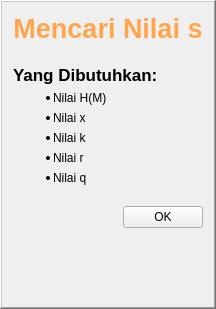
          <widget class="QFrame" name="frame_input">
           <property name="maximumSize">
            <size>
             <width>280</width>
             <height>16777215</height>
            </size>
           </property>
           <property name="frameShape">
            <enum>QFrame::WinPanel</enum>
           </property>
           <property name="frameShadow">
            <enum>QFrame::Raised</enum>
           </property>
           <layout class="QGridLayout" name="gridLayout_2">
            <item row="0" column="0">
             <layout class="QVBoxLayout" name="verticalLayout_7">
              <item>
               <widget class="QLabel" name="label_judul">
                <property name="font">
                 <font>
                  <pointsize>20</pointsize>
                  <weight>75</weight>
                  <italic>false</italic>
                  <bold>true</bold>
                  <underline>false</underline>
                 </font>
                </property>
                <property name="styleSheet">
                 <string notr="true">color: rgb(255, 166, 77);</string>
                </property>
                <property name="text">
                 <string>Mencari Nilai s</string>
                </property>
                <property name="alignment">
                 <set>Qt::AlignCenter</set>
                </property>
                <property name="wordWrap">
                 <bool>true</bool>
                </property>
                <property name="margin">
                 <number>10</number>
                </property>
               </widget>
              </item>
              <item>
               <layout class="QVBoxLayout" name="verticalLayout_8">
                <property name="leftMargin">
                 <number>0</number>
                </property>
                <property name="topMargin">
                 <number>15</number>
                </property>
                <property name="rightMargin">
                 <number>0</number>
                </property>
                <item>
                 <widget class="QLabel" name="label_30">
                  <property name="font">
                   <font>
                    <pointsize>13</pointsize>
                    <weight>75</weight>
                    <bold>true</bold>
                   </font>
                  </property>
                  <property name="text">
                   <string>Yang Dibutuhkan:</string>
                  </property>
                 </widget>
                </item>
                <item>
                 <widget class="QLabel" name="label">
                  <property name="text">
                   <string>&lt;html&gt;&lt;head/&gt;&lt;body&gt;&lt;ul style=&quot;margin-top: 0px; margin-bottom: 0px; margin-left: 0px; margin-right: 0px; -qt-list-indent: 1;&quot;&gt;&lt;li style=&quot; margin-top:12px; margin-bottom:12px; margin-left:0px; margin-right:0px; -qt-block-indent:0; text-indent:0px;&quot;&gt;Nilai H(M)&lt;/li&gt;&lt;/ul&gt;&lt;/body&gt;&lt;/html&gt;</string>
                  </property>
                 </widget>
                </item>
                <item>
                 <widget class="QLabel" name="label_33">
                  <property name="text">
                   <string>&lt;html&gt;&lt;head/&gt;&lt;body&gt;&lt;ul style=&quot;margin-top: 0px; margin-bottom: 0px; margin-left: 0px; margin-right: 0px; -qt-list-indent: 1;&quot;&gt;&lt;li style=&quot; margin-top:12px; margin-bottom:12px; margin-left:0px; margin-right:0px; -qt-block-indent:0; text-indent:0px;&quot;&gt;Nilai x&lt;/li&gt;&lt;/ul&gt;&lt;/body&gt;&lt;/html&gt;</string>
                  </property>
                 </widget>
                </item>
                <item>
                 <widget class="QLabel" name="label_31">
                  <property name="text">
                   <string>&lt;html&gt;&lt;head/&gt;&lt;body&gt;&lt;ul style=&quot;margin-top: 0px; margin-bottom: 0px; margin-left: 0px; margin-right: 0px; -qt-list-indent: 1;&quot;&gt;&lt;li style=&quot; margin-top:12px; margin-bottom:12px; margin-left:0px; margin-right:0px; -qt-block-indent:0; text-indent:0px;&quot;&gt;Nilai k&lt;/li&gt;&lt;/ul&gt;&lt;/body&gt;&lt;/html&gt;</string>
                  </property>
                 </widget>
                </item>
                <item>
                 <widget class="QLabel" name="label_32">
                  <property name="text">
                   <string>&lt;html&gt;&lt;head/&gt;&lt;body&gt;&lt;ul style=&quot;margin-top: 0px; margin-bottom: 0px; margin-left: 0px; margin-right: 0px; -qt-list-indent: 1;&quot;&gt;&lt;li style=&quot; margin-top:12px; margin-bottom:12px; margin-left:0px; margin-right:0px; -qt-block-indent:0; text-indent:0px;&quot;&gt;Nilai r&lt;/li&gt;&lt;/ul&gt;&lt;/body&gt;&lt;/html&gt;</string>
                  </property>
                 </widget>
                </item>
                <item>
                 <widget class="QLabel" name="label_34">
                  <property name="text">
                   <string>&lt;html&gt;&lt;head/&gt;&lt;body&gt;&lt;ul style=&quot;margin-top: 0px; margin-bottom: 0px; margin-left: 0px; margin-right: 0px; -qt-list-indent: 1;&quot;&gt;&lt;li style=&quot; margin-top:12px; margin-bottom:12px; margin-left:0px; margin-right:0px; -qt-block-indent:0; text-indent:0px;&quot;&gt;Nilai q&lt;/li&gt;&lt;/ul&gt;&lt;/body&gt;&lt;/html&gt;</string>
                  </property>
                 </widget>
                </item>
               </layout>
              </item>
              <item>
               <layout class="QHBoxLayout" name="horizontalLayout_2">
                <property name="topMargin">
                 <number>15</number>
                </property>
                <item>
                 <spacer name="horizontalSpacer">
                  <property name="orientation">
                   <enum>Qt::Horizontal</enum>
                  </property>
                  <property name="sizeHint" stdset="0">
                   <size>
                    <width>40</width>
                    <height>20</height>
                   </size>
                  </property>
                 </spacer>
                </item>
                <item>
                 <widget class="QPushButton" name="btn_ok">
                  <property name="sizePolicy">
                   <sizepolicy hsizetype="Minimum" vsizetype="Fixed">
                    <horstretch>0</horstretch>
                    <verstretch>0</verstretch>
                   </sizepolicy>
                  </property>
                  <property name="minimumSize">
                   <size>
                    <width>0</width>
                    <height>0</height>
                   </size>
                  </property>
                  <property name="text">
                   <string>OK</string>
                  </property>
                 </widget>
                </item>
               </layout>
              </item>
              <item>
               <spacer name="verticalSpacer">
                <property name="orientation">
                 <enum>Qt::Vertical</enum>
                </property>
                <property name="sizeHint" stdset="0">
                 <size>
                  <width>20</width>
                  <height>40</height>
                 </size>
                </property>
               </spacer>
              </item>
              <item>
               <layout class="QHBoxLayout" name="horizontalLayout_4">
                <item>
                 <spacer name="horizontalSpacer_2">
                  <property name="orientation">
                   <enum>Qt::Horizontal</enum>
                  </property>
                  <property name="sizeHint" stdset="0">
                   <size>
                    <width>40</width>
                    <height>20</height>
                   </size>
                  </property>
                 </spacer>
                </item>
                <item>
                 <widget class="QPushButton" name="btn_next">
                  <property name="font">
                   <font>
                    <weight>75</weight>
                    <bold>true</bold>
                   </font>
                  </property>
                  <property name="cursor">
                   <cursorShape>SizeHorCursor</cursorShape>
                  </property>
                  <property name="text">
                   <string/>
                  </property>
                  <property name="autoDefault">
                   <bool>false</bool>
                  </property>
                  <property name="default">
                   <bool>false</bool>
                  </property>
                  <property name="flat">
                   <bool>true</bool>
                  </property>
                 </widget>
                </item>
               </layout>
              </item>
             </layout>
            </item>
           </layout>
           <zorder></zorder>
          </widget>
